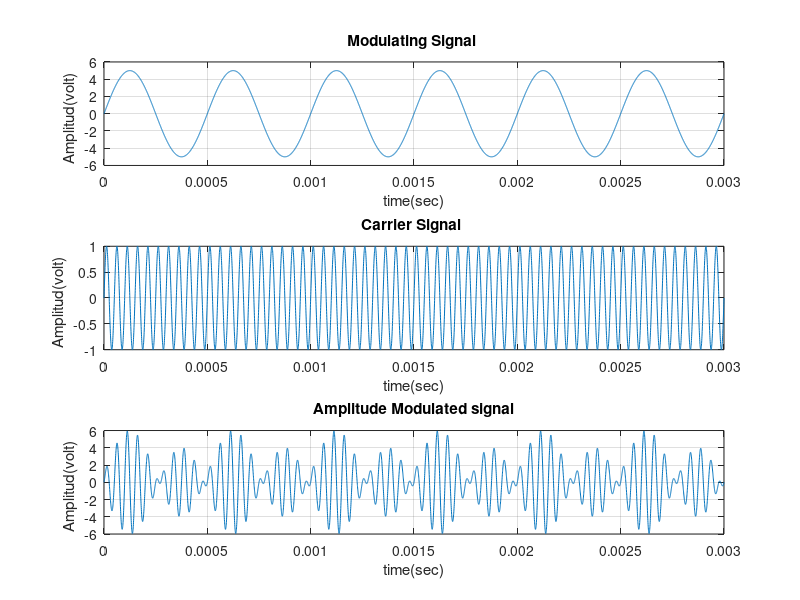

The MATLAB source for this figure:
clc;
close all;
clear all;

disp('m=1 means 100% modulation');
m=input(' Enter the value of modulation index (m) = ');

Am=5; % Amplitude of modulating signal
fa=2000; % Frequency of modulating signal
Ta=1/fa; % Time period of modulating signal
t=0:Ta/999:6*Ta; % Total time for simulation
ym=Am*sin(2*pi*fa*t); % Eqation of modulating signal
figure(1)
subplot(3,1,1); 
plot(t,ym), grid on;% Graphical representation of Modulating signal
title ( '  Modulating Signal   ');
xlabel ( ' time(sec) ');
ylabel (' Amplitud(volt)   ');

Ac=Am/m;% Amplitude of carrier signal [ where, modulation Index (m)=Am/Ac ]
fc=fa*10;% Frequency of carrier signal
Tc=1/fc;% Time period of carrier signal
yc=Ac*sin(2*pi*fc*t);% Eqation of carrier signal
subplot(3,1,2);
plot(t,yc), grid on;% Graphical representation of carrier signal
title ( '  Carrier Signal   ');
xlabel ( ' time(sec) ');
ylabel (' Amplitud(volt)   ');

 
y=Ac*(1+m*sin(2*pi*fa*t)).*sin(2*pi*fc*t); 
subplot(3,1,3);
plot(t,y);% Graphical representation of AM signal
title ( '  Amplitude Modulated signal  ');
xlabel ( ' time(sec) ');
ylabel (' Amplitud(volt)   ');
grid on;




